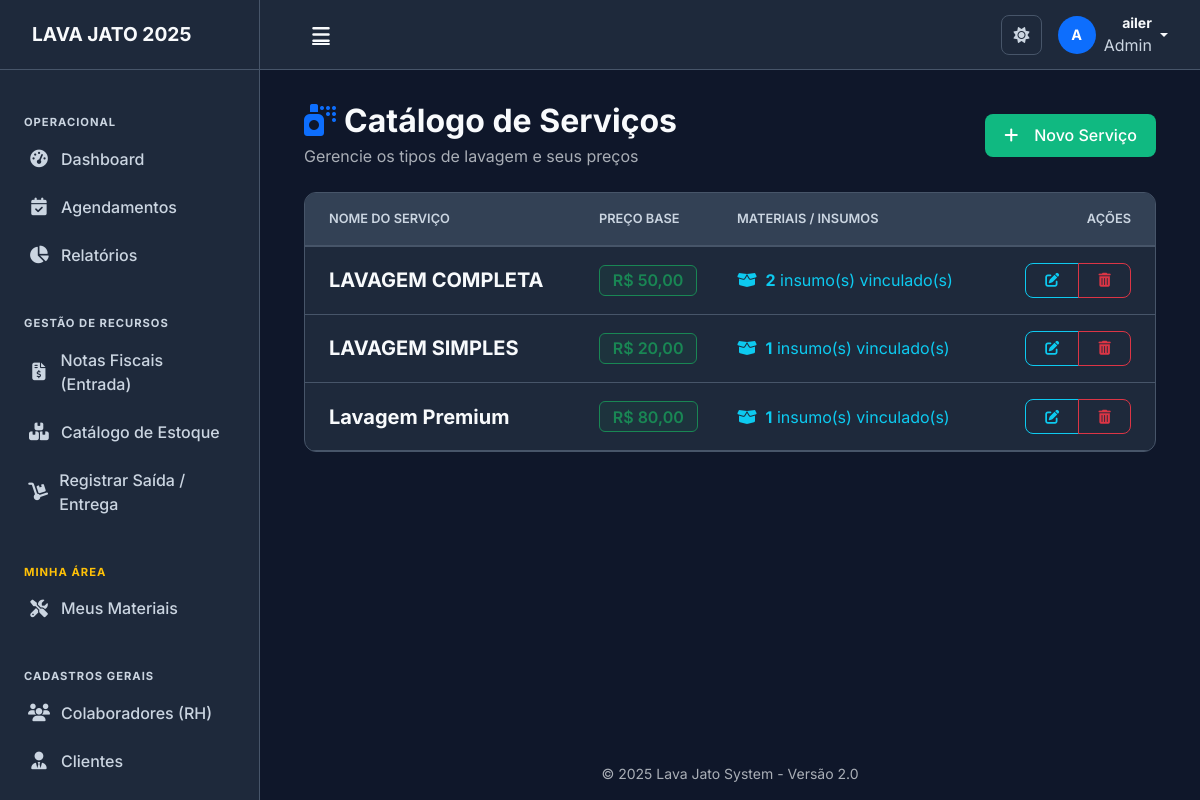
Before: /tipos-lavagem/ (signed in) with the older database file.
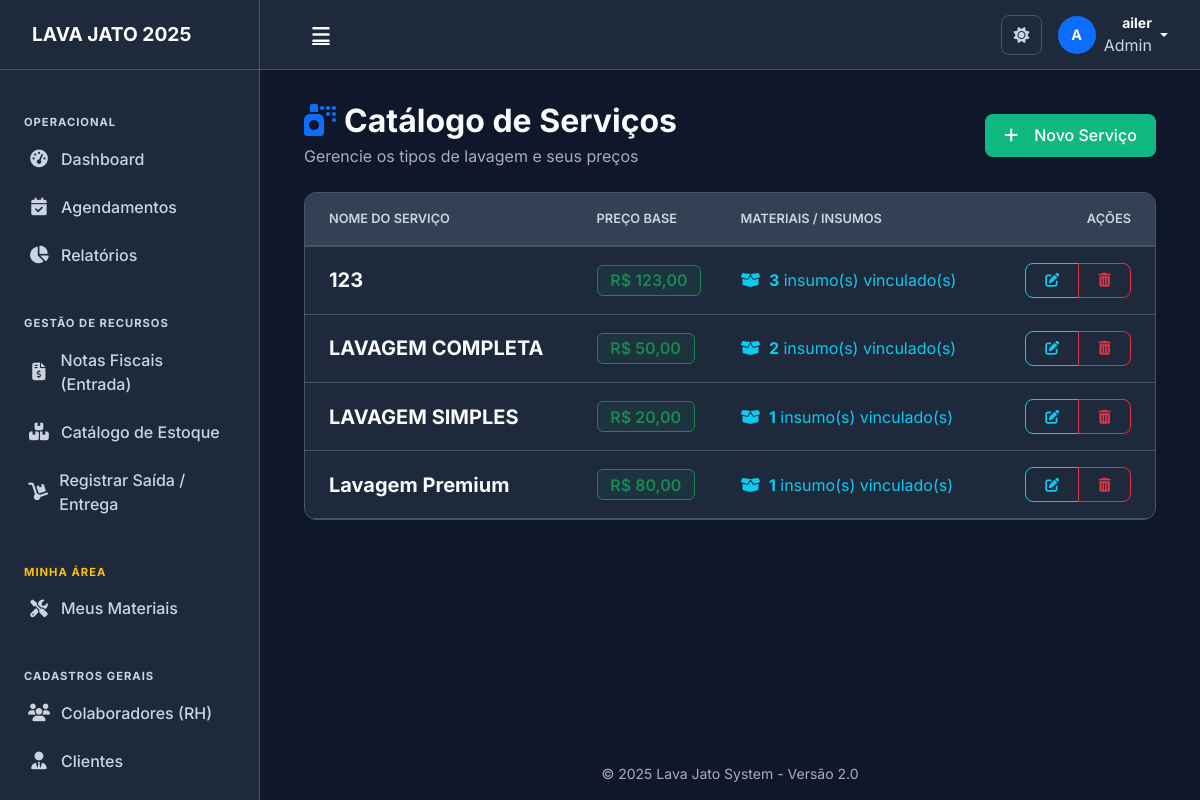
After: the same page with the newer database file.
### lavagens/models.py (models this page shows, shortened)
class TipoLavagem(models.Model):
    nome = models.CharField(max_length=50, unique=True)
    preco_base = models.DecimalField(max_digits=10, decimal_places=2, default=0.00)
    class Meta:
        verbose_name = "Tipo de Lavagem"
        verbose_name_plural = "Tipos de Lavagem"

### lavagens/views.py (the view)
# urls.py: path("tipos-lavagem/", lavagens_views.tipo_lavagem_list, name="tipo_lavagem_list"),
@login_required
def tipo_lavagem_list(request):
    tipos_lavagem = TipoLavagem.objects.annotate(
        qtd_materiais=Count('materiais')
    ).order_by('nome')
    return render(request, 'lavagens/tipo_lavagem_list.html', {'tipos_lavagem': tipos_lavagem})

### templates/lavagens/tipo_lavagem_list.html (shortened to what this page needs)
{% extends 'base/base.html' %}
{% load static %}
{% block extra_css %}
    <link rel="stylesheet" href="{% static 'css/base.css' %}">
    <link rel="stylesheet" href="{% static 'css/components.css' %}">
{% endblock %}
{% block content %}
<div class="container-fluid fade-in">
    <div class="d-flex justify-content-between align-items-center mb-4">
        <div>
            <h2 class="mb-1 fw-bold" style="color: var(--text-light);">
                <i class="fas fa-spray-can me-2 text-primary"></i>Catálogo de Serviços
            </h2>
            <p class="text-muted mb-0">Gerencie os tipos de lavagem e seus preços</p>
        </div>
        <a href="{% url 'tipo_lavagem_create' %}" class="btn btn-success-custom">
            <i class="fas fa-plus me-2"></i>Novo Serviço
        </a>
    </div>
    <div class="card-custom">
        <div class="card-body p-0">
            <div class="table-responsive">
                <table class="table table-hover align-middle mb-0">
                    <thead style="background-color: var(--card-header-bg); border-bottom: 1px solid var(--border-color);">
                        <tr>
                            <th class="ps-4">Nome do Serviço</th>
                            <th>Preço Base</th>
                            <th>Materiais / Insumos</th>
                            <th class="text-end pe-4">Ações</th>
                        </tr>
                    </thead>
                    <tbody>
                        {% for tipo in tipos_lavagem %}
                        <tr>
                            <td class="ps-4">
                                <div class="fw-bold fs-5">{{ tipo.nome }}</div>
                            </td>
                            <td>
                                <span class="badge bg-success bg-opacity-10 text-success border border-success fs-6">
                                    R$ {{ tipo.preco_base|floatformat:2 }}
                                </span>
                            </td>
                            <td>
                                {% if tipo.qtd_materiais > 0 %}
                                    <span class="text-info">
                                        <i class="fas fa-box-open me-1"></i>
                                        <strong>{{ tipo.qtd_materiais }}</strong> insumo(s) vinculado(s)
                                    </span>
                                {% else %}
                                    <span class="text-muted small">
                                        <i class="fas fa-minus-circle me-1"></i> Nenhum material
                                    </span>
                                {% endif %}
                            </td>
                            <td class="text-end pe-4">
                                <div class="btn-group">
                                    <a href="{% url 'tipo_lavagem_update' tipo.pk %}" class="btn btn-sm btn-outline-info" title="Editar">
                                        <i class="fas fa-edit"></i>
                                    </a>
                                    <a href="{% url 'tipo_lavagem_delete' tipo.pk %}" class="btn btn-sm btn-outline-danger" title="Excluir">
                                        <i class="fas fa-trash-alt"></i>
                                    </a>
                                </div>
                            </td>
                        </tr>
                        {% endfor %}
                    </tbody>
                </table>
            </div>
        </div>
    </div>
</div>
{% endblock %}

Changed rows visible on the page:
added TipoLavagem: nome "123", preco_base "123,00", qtd_materiais "3"
